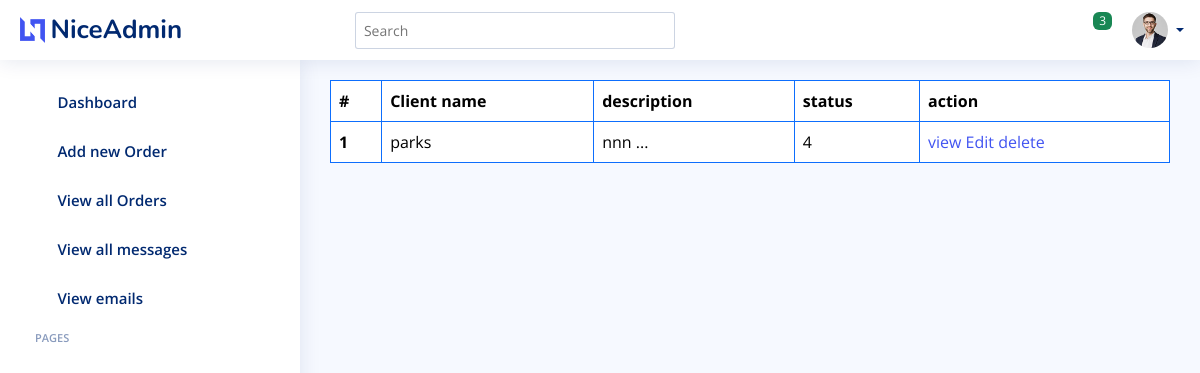
Before: /adminside/order-list/ with the older database file.
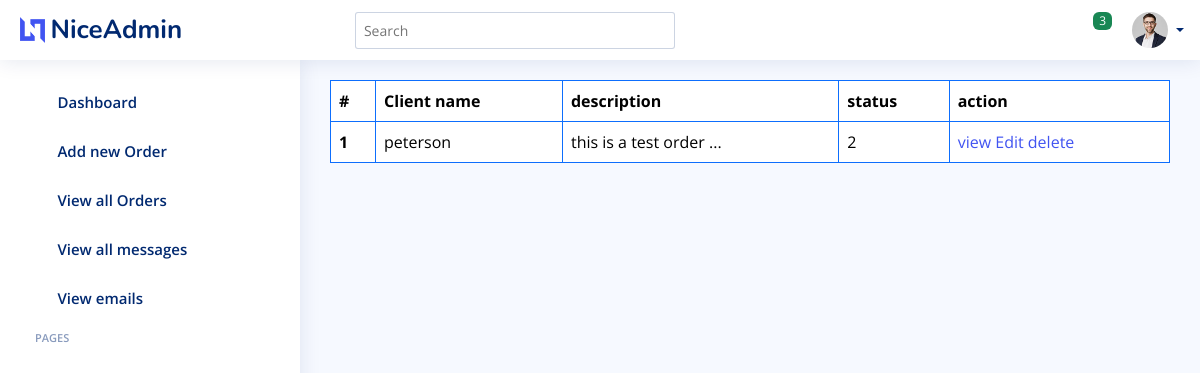
After: the same page with the newer database file.
### adminside/models.py (models this page shows, shortened)
class Order(models.Model):
    sender_name = models.CharField(max_length=50)
    sender_address = models.CharField(max_length=50)
    sender_email = models.EmailField()
    sender_phone = models.CharField(null=True, blank=True, max_length=50)
    reciever_name = models.CharField(max_length=50, null=True, blank=True)
    Phone_number = models.CharField(null=True, blank=True, max_length=50)
    reciever_address = models.CharField(max_length=50, null=True, blank=True)
    reciever_email = models.EmailField()
    origin = models.CharField(max_length=50, null=True, blank=True)
    destination = models.CharField(max_length=50, null=True, blank=True)
    package = models.IntegerField(null=True)
    carrier = models.CharField(max_length=50, null=True, blank=True)
    type_of_shipment = models.CharField(max_length=50, null=True, blank=True)
    description = models.TextField(null=True, blank=True)
    reference_number = models.CharField(max_length=50, null=True, blank=True)
    weight = models.CharField(max_length=50, null=True, blank=True)
    departure_date = models.DateField(null=True, blank=True)
    arrival_date = models.DateField(null=True, blank=True)
    departure_time = models.CharField(null=True, blank=True, max_length=10)
    arrival_time = models.CharField(null=True, blank=True,  max_length=10)
    payment_method = models.CharField(max_length=50, null=True, blank=True)
    tracking_number = models.CharField(default=f"EXWA{str(uuid.uuid4())[:18]}-ORDER", max_length=30, unique=True)
    status = models.IntegerField(choices=ORDERSTATUS, default=1)
    id = models.UUIDField(default=uuid.uuid4, unique=True, primary_key=True, editable= False)
    date_added = models.DateTimeField(auto_now_add = True)
    updated = models.DateTimeField(auto_now=True)
    class Meta:
        ordering = ['-date_added']

### adminside/views.py (the view)
# urls.py: path('order-list/',views.OrderList, name='order-list'),
def OrderList(request):
    orders = Order.objects.all()
    return render(request, 'orderList.html', {'orders': orders})

### adminside/templates/orderList.html (shortened to what this page needs)
{% extends 'base.html' %}
{% load static %}
{% block content %}
<div class="container">
    <div class="row">
      <table class="table table-bordered border-primary">
        <thead>
          <tr>
            <th scope="col">#</th>
            <th scope="col">Client name</th>
            <th scope="col">description</th>
            <th scope="col">status</th>
            <th scope="col">action</th>
          </tr>
        </thead>
        <tbody>
          {% for order in orders %}
          <tr>
            <th >{{forloop.counter}}</th>
            <td>{{order.reciever_name}}</td>
            <td>{{order.description|truncatechars:20}} ...</td>
            <td>{{order.status}}</td>
            <td>
              <a href="{% url 'AdminSide:details' order.id %}">view</a>
              <a href="{% url 'AdminSide:update-order' order.id %}">Edit</a>
              <a href="{% url 'AdminSide:delete-order' order.id %}">delete</a>
            </td>
          </tr>
          {% endfor %}
        </tbody>
      </table>
    </div>
  </div>
{% endblock %}

### adminside/templates/base.html (shortened to what this page needs)
{% load static %}
<!DOCTYPE html>
<html lang="en">
<head>
  <link href="{% static 'assets/vendor/bootstrap/css/bootstrap.min.css' %}" rel="stylesheet">
  <link rel="stylesheet" href="{% static 'assets/vendor/bootstrap-icons/bootstrap-icons.css' %}">
  <link rel="stylesheet" href="{% static 'assets/vendor/boxicons/css/boxicons.min.css' %}">
  <link rel="stylesheet" href="{% static 'assets/vendor/quill/quill.snow.css' %}">
  <link rel="stylesheet" href="{% static 'assets/vendor/quill/quill.bubble.css' %}">
  <link href="{%static 'assets/vendor/remixicon/remixicon.css' %}" rel="stylesheet">
  <link href="{% static 'assets/vendor/simple-datatables/style.css' %}" rel="stylesheet">
  <link href="{% static 'assets/css/style.css' %}" rel="stylesheet">
</head>
<body>
  <header id="header" class="header fixed-top d-flex align-items-center">
    <div class="d-flex align-items-center justify-content-between">
      <a href="" class="logo d-flex align-items-center">
        <img src="{% static 'assets/img/logo.png' %}" alt="">
        <span class="d-none d-lg-block">NiceAdmin</span>
      </a>
      <i class="bi bi-list toggle-sidebar-btn"></i>
    </div>
    <div class="search-bar">
      <form class="search-form d-flex align-items-center" method="POST" action="#">
        <input type="text" name="query" placeholder="Search" title="Enter search keyword">
        <button type="submit" title="Search"><i class="bi bi-search"></i></button>
      </form>
    </div>
    <nav class="header-nav ms-auto">
      <ul class="d-flex align-items-center">
        <li class="nav-item dropdown">
          <a class="nav-link nav-icon" href="#" data-bs-toggle="dropdown">
            <i class="bi bi-chat-left-text"></i>
            <span class="badge bg-success badge-number">3</span>
          </a>
        </li>
        <li class="nav-item dropdown pe-3">
          <a class="nav-link nav-profile d-flex align-items-center pe-0" href="#" data-bs-toggle="dropdown">
            <img src="{% static 'assets/img/profile-img.jpg' %}" alt="Profile" class="rounded-circle">
            <span class="d-none d-md-block dropdown-toggle ps-2">{{request.user.username}}</span>
          </a>
        </li>
      </ul>
    </nav>
  </header>
  <aside id="sidebar" class="sidebar">
    <ul class="sidebar-nav" id="sidebar-nav">
      <li class="nav-item">
        <a class="nav-link collapsed" href="{% url 'AdminSide:dashboard' %}">
          <i class="bi bi-grid"></i>
          <span>Dashboard</span>
        </a>
      </li>
      <li class="nav-item">
        <a class="nav-link collapsed" href="{% url 'AdminSide:new-order' %}">
          <i class="bi bi-grid"></i>
          <span>Add new Order</span>
        </a>
      </li>
      <li class="nav-item">
        <a class="nav-link collapsed" href="{% url 'AdminSide:order-list' %}">
          <i class="bi bi-grid"></i>
          <span>View all Orders</span>
        </a>
      </li>
      <li class="nav-item">
        <a class="nav-link collapsed" href="{% url 'AdminSide:all-messages' %}">
          <i class="bi bi-grid"></i>
          <span>View all messages</span>
        </a>
      </li>
      <li class="nav-item">
        <a class="nav-link collapsed" href="{% url 'AdminSide:email' %}">
          <i class="bi bi-grid"></i>
          <span>View emails</span>
        </a>
      </li>
      <li class="nav-heading">Pages</li>
    </ul>
  </aside>
  <main id="main" class="main">
    {% block content %}
    {% endblock %}
  </main>
</body>
</html>

### adminside/static/assets/css/style.css (style rules this page uses)
:root { scroll-behavior: smooth; }
body { font-family: "Open Sans", sans-serif; background: #f6f9ff; color: #444444; }
a { color: #4154f1; text-decoration: none; }
#main { margin-top: 60px; padding: 20px 30px; transition: all 0.3s; }
.logo { line-height: 1; }
@media (min-width: 1200px) { .logo { width: 280px; } }
.logo img { max-height: 26px; margin-right: 6px; }
.logo span { font-size: 26px; font-weight: 700; color: #012970; font-family: "Nunito", sans-serif; }
.header { transition: all 0.5s; z-index: 997; height: 60px; box-shadow: 0px 2px 20px rgba(1, 41, 112, 0.1); background-color: #fff; padding-left: 20px; }
.header .toggle-sidebar-btn { font-size: 32px; padding-left: 10px; cursor: pointer; color: #012970; }
.header .search-bar { min-width: 360px; padding: 0 20px; }
.header .search-form { width: 100%; }
.header .search-form input { border: 0; font-size: 14px; color: #012970; border: 1px solid rgba(1, 41, 112, 0.2); padding: 7px 38px 7px 8px; border-radius: 3px; transition: 0.3s; width: 100%; }
.header .search-form button { border: 0; padding: 0; margin-left: -30px; background: none; }
.header .search-form button i { color: #012970; }
.header-nav ul { list-style: none; }
.header-nav>ul { margin: 0; padding: 0; }
.header-nav .nav-icon { font-size: 22px; color: #012970; margin-right: 25px; position: relative; }
.header-nav .nav-profile { color: #012970; }
.header-nav .nav-profile img { max-height: 36px; }
.header-nav .nav-profile span { font-size: 14px; font-weight: 600; }
.header-nav .badge-number { position: absolute; inset: -2px -5px auto auto; font-weight: normal; font-size: 12px; padding: 3px 6px; }
.sidebar { position: fixed; top: 60px; left: 0; bottom: 0; width: 300px; z-index: 996; transition: all 0.3s; padding: 20px; overflow-y: auto; scrollbar-width: thin; scrollbar-color: #aab7cf transparent; box-shadow: 0px 0px 20px rgba(1, 41, 112, 0.1); background-color: #fff; }
@media (min-width: 1200px) { #main, #footer { margin-left: 300px; } }
.sidebar-nav { padding: 0; margin: 0; list-style: none; }
.sidebar-nav li { padding: 0; margin: 0; list-style: none; }
.sidebar-nav .nav-item { margin-bottom: 5px; }
.sidebar-nav .nav-heading { font-size: 11px; text-transform: uppercase; color: #899bbd; font-weight: 600; margin: 10px 0 5px 15px; }
.sidebar-nav .nav-link { display: flex; align-items: center; font-size: 15px; font-weight: 600; color: #4154f1; transition: 0.3; background: #f6f9ff; padding: 10px 15px; border-radius: 4px; }
.sidebar-nav .nav-link i { font-size: 16px; margin-right: 10px; color: #4154f1; }
.sidebar-nav .nav-link.collapsed { color: #012970; background: #fff; }
.sidebar-nav .nav-link.collapsed i { color: #899bbd; }

Changed rows visible on the page:
removed Order: reciever_name "parks", description "nnn", status "4"
added Order: reciever_name "peterson", description "this is a test order", status "2"
